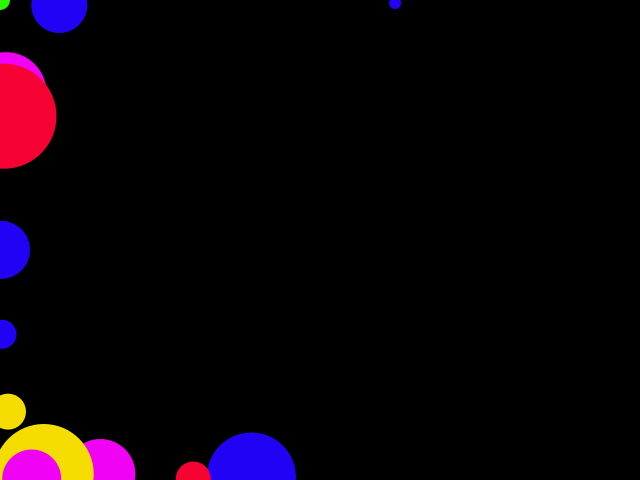
Frame 1 (no input)
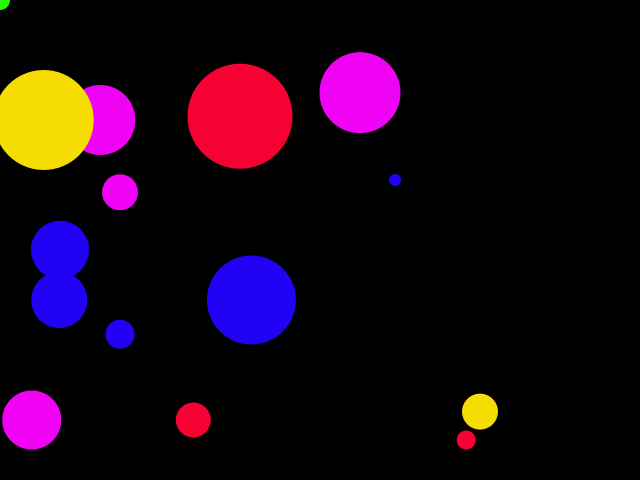
Frame 60 (the mouse pressed at the canvas centre just before this capture)
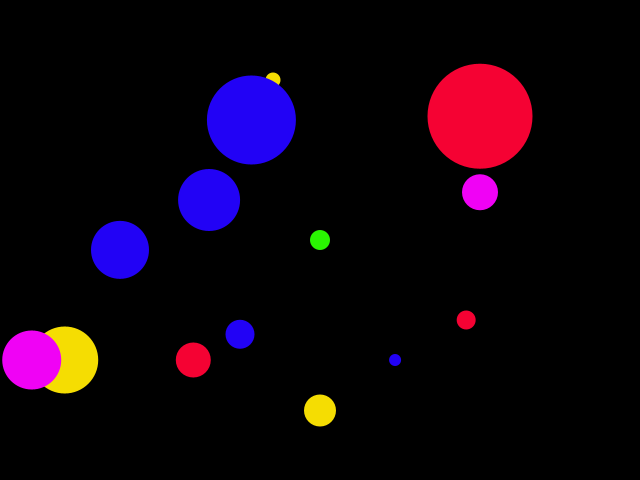
Frame 120 (the mouse held since frame 60 and released just before this capture)

The Processing sketch that drew these frames (run headless with seeded random() and noise(); from frame 60 on, the mouse is pressed at the canvas centre):

// Processing sketch: processing_68026
// ── processing_68026.pde

static class GameState {
  static int PLAYING = 1;
  static int DEAD = 2;
}

ArrayList ENEMIES = new ArrayList();
color COLORS[] = {#F50233, #2202F5, #F002F5, #F5DD02, #02EBF5, #8A43FF};
int GAME_STATE = GameState.PLAYING;
int ticks = 0;

class Enemy {
  PVector pos;
  PVector dir;
  color colour;
  int size;
  int vel;
  
  Enemy(float x, float y, int dx, int dy, int vel, int size, color colour) {
    this.pos = new PVector(x,y);
    this.dir = new PVector(dx,dy);
    this.size = size;
    this.vel = vel;
    this.colour = colour;
  }
  void draw() {
    noStroke();
    fill(this.colour);
    ellipse(this.pos.x, this.pos.y, this.size, this.size);
  }
  void move() {
    this.pos.x += (this.vel*this.dir.x);
    this.pos.y += (this.vel*this.dir.y);
  }
  boolean collidesWithPlayer() {
    return (this.pos.dist(new PVector(mouseX, mouseY)) - (this.size/1.7)) <= 0;
  }
}
Enemy randomEnemy() {
  color colour = COLORS[int(random(COLORS.length-1))];
  int size = int(random(100))+11;
  int vel = int(random(8)+1);
  Enemy e;
  
  switch(int(random(4))) {
    case 0:
      // left
      e = new Enemy(0, random(height), 1, 0, vel, size, colour);
      break;
    case 1:
      // top
      e = new Enemy(random(width), 0, 0, 1, vel, size, colour);
      break;
    case 2:
      // right
      e = new Enemy(width, random(height), -1, 0, vel, size, colour);
      break;
    case 3:
      // bottom
      e = new Enemy(random(width), height, 0, -1, vel, size, colour);
      break;
    default:
      throw new Error("never gonna happen.");
  }
  return e;
}
void resetEnemies() {
  for (int i = ENEMIES.size()-1; i >= 0; i--) { ENEMIES.remove(i); }
  for(int i = 0; i<12; i++) { ENEMIES.add(randomEnemy()); }
}
void setup() {
  size(640,480);
  resetEnemies();
  drawPlayer();
  drawEnemies();
}
void drawPlayer() {
  noStroke();
  fill(#2AF502);
  ellipse(mouseX, mouseY, 20, 20);
}
void drawEnemies() {
  for (int i = ENEMIES.size()-1; i >= 0; i--) { 
    Enemy e = (Enemy) ENEMIES.get(i);
    e.draw();
  }
}
void moveEnemies() {
  for (int i = ENEMIES.size()-1; i >= 0; i--) { 
    Enemy e = (Enemy) ENEMIES.get(i);
    e.move();
    if(e.collidesWithPlayer()) {
      GAME_STATE = GameState.DEAD;
      break;
    }
  }
}
void spawnMoreEnemies() {
  if((ticks % 40) == 0)
    for(int i = 0; i<=int(random(6)); i++) { ENEMIES.add(randomEnemy()); }     
}
void draw() {
  background(0);  
  if(GAME_STATE == GameState.PLAYING) {
    ticks++;
    moveEnemies();
    drawPlayer();
    drawEnemies();
    spawnMoreEnemies();
  } else if(GAME_STATE == GameState.DEAD) {
    fill(255);
    text("You are dead.", height/1.5, width/1.5);
  }
}

void mouseClicked() {
  if(GAME_STATE == GameState.DEAD) {
    setup();
    GAME_STATE = GameState.PLAYING;
  }
}
